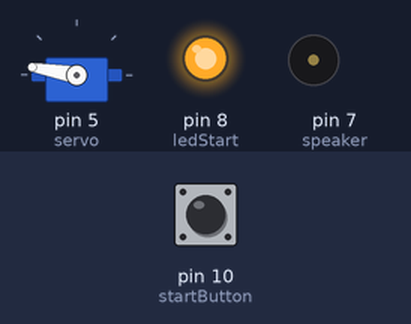
The sketch below on a simulated Arduino Uno, built with avr-gcc and run on an emulated ATmega328P. Shown: servo, output pins drawn as LEDs (lit = HIGH), buzzer (waves = sounding). Dashed ring = blinking. Inputs (shaded band) come from the test bench; at power-on: pin 10 (startButton) HIGH. Pins used as bus, display or sensor lines are not drawn.

Above: at 1.2 s.
1.3 s: pin 10 (startButton) pulled LOW for 0.15 s
At 2.1 s:
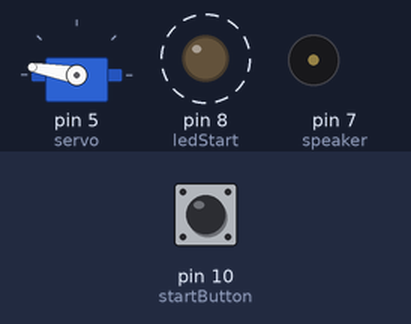
At 5.3 s:
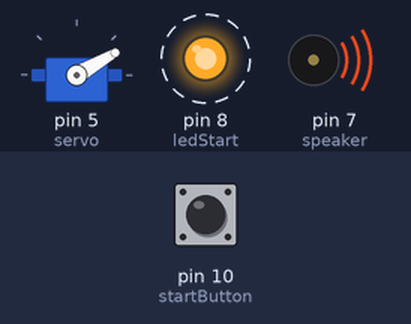
Timing chart, 0 to 8.0 s (numbered marks = the images above; inputs shaded):
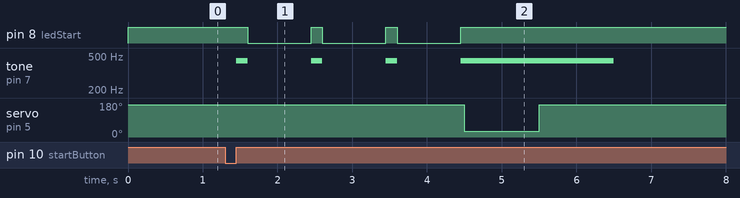

Measured:
- after the input at 1.3 s, pin 8 (ledStart): alternates HIGH for 0.15 s and LOW for 0.85 s, 6 changes in all, then stays HIGH, starting after 0.30 s; tone on pin 7 (speaker): goes 3 × (440 Hz 0.15 s, silent 0.85 s), 440 Hz 2.1 s, then silent, starting after 0.15 s; servo on pin 5 (servo): 170° → 30° after 3.2 s, → 170° 1.0 s later

The sketch:

servo.ino
```cpp
#include <Servo.h>


int speaker = 7;
int ledStart = 8;
int startButton = 10;
int tx= 13;

Servo servo;
int angle=50;
int switchStatus = 0;


void setup() {
  // put your setup code here, to run once:
  servo.attach(5);

  pinMode(speaker,OUTPUT);
  pinMode(ledStart,OUTPUT);
  pinMode(startButton,INPUT);
  pinMode(tx,OUTPUT);

digitalWrite(tx,LOW);
servo.write(170);

}

void loop() {
  // put your main code here, to run repeatedly:
  servo.write(170);
  digitalWrite(tx,LOW);

  if(digitalRead(startButton)==LOW){switchStatus++;}       //押されたときにaに１を加える
      while(digitalRead(startButton)==LOW){         //離すのを待つ
        if(digitalRead(startButton)==HIGH){break;}  //上りエッジで進む
      }


  int pose = 1;

  if(pose == 1){
      digitalWrite(ledStart,HIGH);

      if(switchStatus == 1){
         digitalWrite(tx,HIGH);
        for(int i=0; i<=2; i++){
        digitalWrite(ledStart,HIGH);
         tone(speaker,440);
        delay(150);
        digitalWrite(ledStart,LOW);
         noTone(speaker);
        delay(850);
        }

        digitalWrite(ledStart,HIGH);
        tone(speaker,440);
        delay(50);
        servo.write(30);
        digitalWrite(tx,HIGH);
        delay(1000);

        servo.write(170);
        delay(1000);
        switchStatus++;
         noTone(speaker);


      }


  }


}
```
